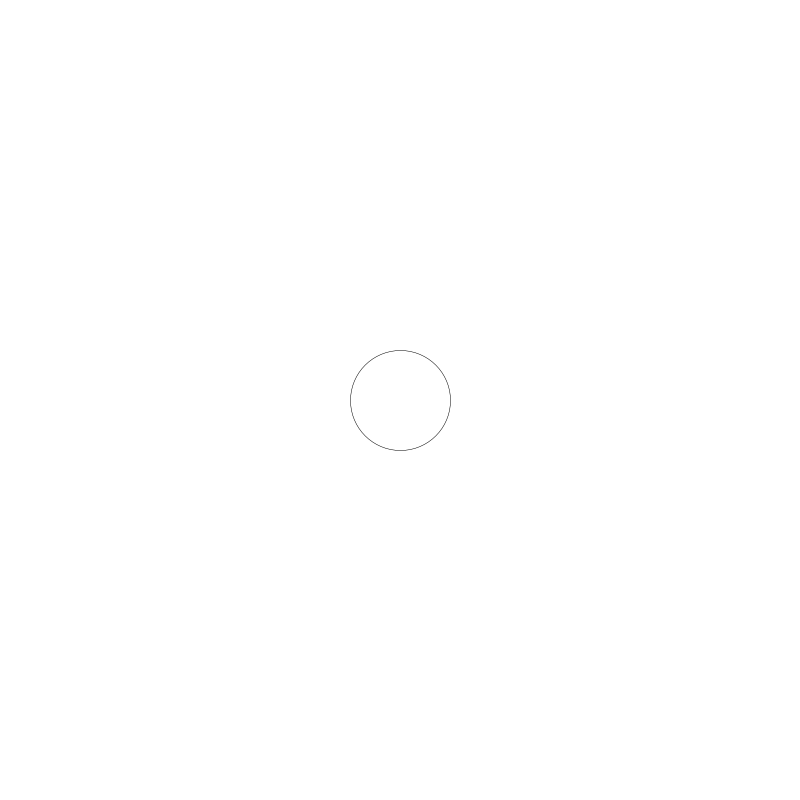
Frame 1 (no input)
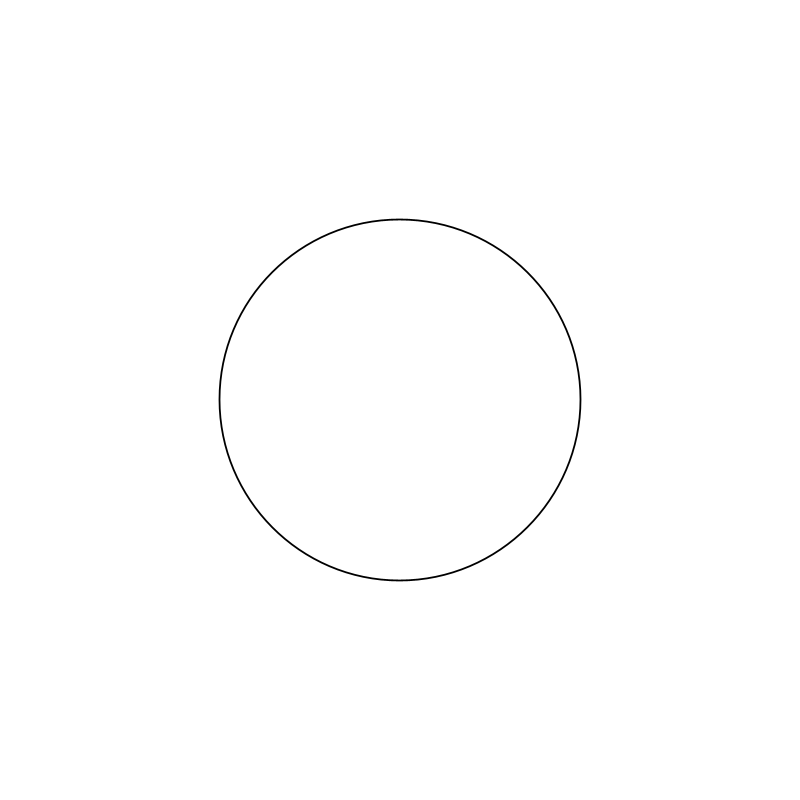
Frame 60 (the mouse pressed at the canvas centre just before this capture)
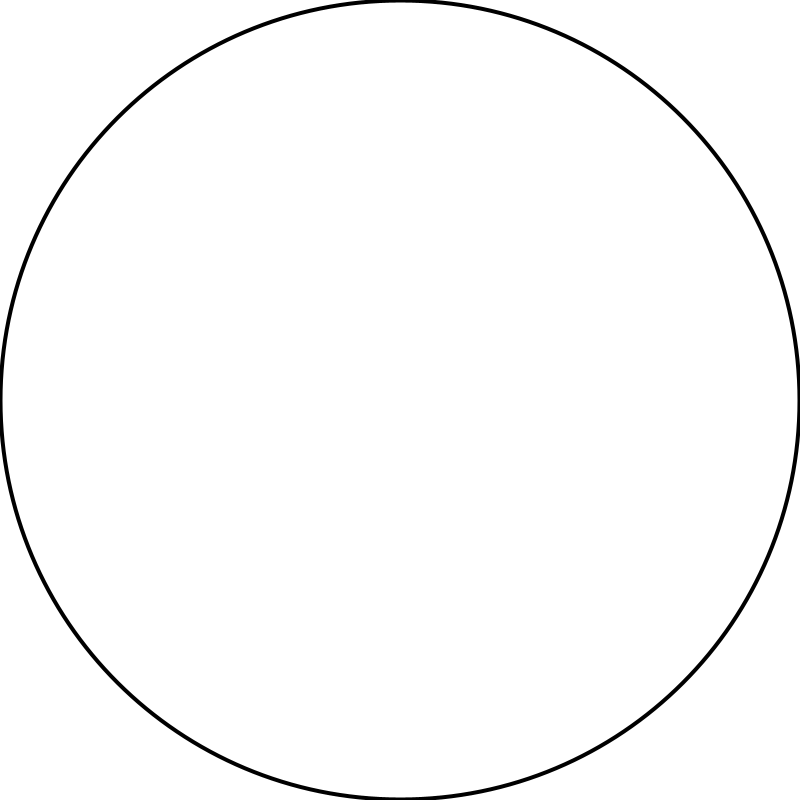
Frame 120 (the mouse held since frame 60 and released just before this capture)

The Processing sketch that drew these frames (run headless with seeded random() and noise(); from frame 60 on, the mouse is pressed at the canvas centre):

// Processing sketch: Buyuyup_Kuculen_Daire
// ── Buyuyup_Kuculen_Daire.pde
float buyutmeOrani=0.5;
int a=1;
void setup ()
{
  size(800,800);  
}
void draw ()
{
  if (buyutmeOrani>4)
    a=-1;
  if (buyutmeOrani<0)  
    a=+1;
  scale (buyutmeOrani);  
  background (255);
  ellipse (400/buyutmeOrani, 400/buyutmeOrani, 200, 200);  
  buyutmeOrani+=(a*0.1);  

}
